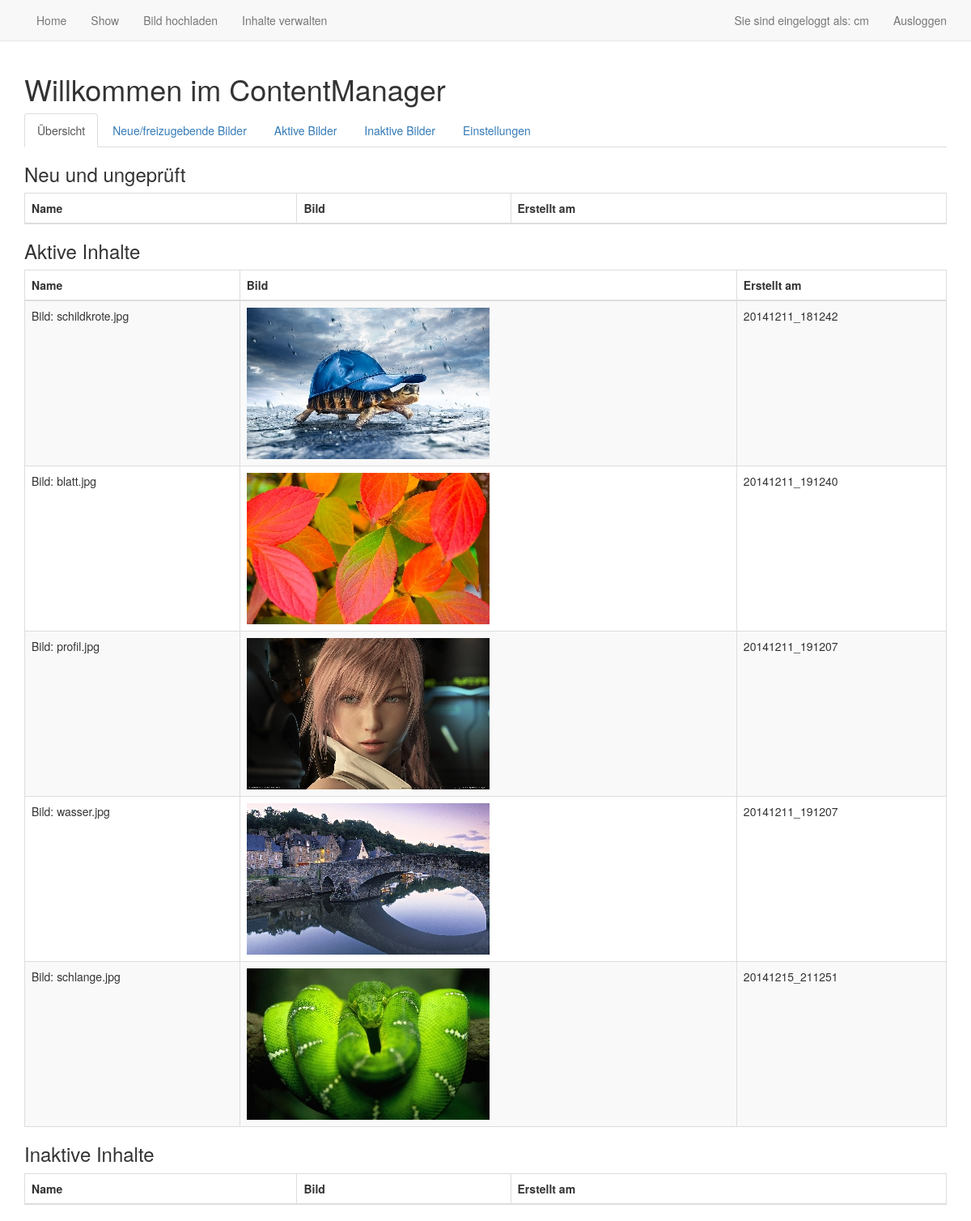
The page /cms.php (signed in) on the database its author committed.
### tables this page shows
CREATE TABLE "bilder" ("lfdnr" INTEGER PRIMARY KEY  NOT NULL , "name" TEXT NOT NULL , "user" INTEGER NOT NULL , "erstzeit" DATETIME NOT NULL  DEFAULT CURRENT_TIMESTAMP, "akt_ab" DATETIME, "akt_bis" DATETIME, "ort" TEXT NOT NULL , "status" INTEGER);

### cms.php (the view, shortened to what this page needs)
<?php
include("header.php");
include("cms_links.php");
?>
<html>
<head>
  <link href="css/bootstrap.min.css" rel="stylesheet">
</head>
<body>
	<div id="cms" class="container">
	<?php
		$db = new SQLite3('db/infosaeule.sqlite');
		if(!$db){
	 		die($db->lastErrorMsg());
	 	}else{
			$results = $db->query("SELECT name, erstzeit,lfdnr from Bilder where status='0' order by 'lfdnr'");
			if($results){
				echo " <b><h3>Neu und ungepr&uuml;ft</h3></b>";
				echo "<table class='table table-striped table-bordered'> ";
				echo "<thead><th>Name</th>";
				echo "<th>Bild</th>";
				echo "<th>Erstellt am</th></thead>";
				echo "</table> ";
	  		}
		$results = $db->query("SELECT name, erstzeit,lfdnr from Bilder where status='1' order by 'lfdnr'");
		if($results){
			echo " <b><h3>Aktive Inhalte</h3></b>";
	  		echo "<table class='table table-striped table-bordered'> ";
		   	echo "<thead><th>Name</th>";
		 	echo "<th>Bild</th>";
		  	echo "<th>Erstellt am</th></thead>";
		  	echo "<tbody>";
	        while ($row = $results->fetchArray()){
	        	echo "<tr><td>Bild: ".$row['name']."</td>";
	            echo "<td><img src='thumbnail/".$row['erstzeit']."-".$row['name']."' alt='".$row['name']."'</td>";
	            echo "<td>".$row['erstzeit']."</td>";
	            echo "</tr>";
			}
			echo"</tbody>";
	  		echo "</table> ";
	  	}
		$results = $db->query("SELECT name, erstzeit,lfdnr from Bilder where status='2' order by 'lfdnr'");
		if($results){
			echo " <b><h3>Inaktive Inhalte</h3></b>";
	    	echo "<table class='table table-striped table-bordered'> ";
	   		echo "<thead><th>Name</th>";
	  		echo "<th>Bild</th>";
	  		echo "<th>Erstellt am</th></thead>";
	  	}
	}
	?>
	</div>
</body>
</html>

### css/nav.css (style rules this page uses)
.container { width: 900px; }
body { padding-top: 70px; }

### rows shown on the page
bilder: name "schildkrote.jpg", erstzeit+name (picture), erstzeit "20141211_181242"
bilder: name "blatt.jpg", erstzeit+name (picture), erstzeit "20141211_191240"
bilder: name "profil.jpg", erstzeit+name (picture), erstzeit "20141211_191207"
bilder: name "wasser.jpg", erstzeit+name (picture), erstzeit "20141211_191207"
bilder: name "schlange.jpg", erstzeit+name (picture), erstzeit "20141215_211251"

### other values the page prints
$_SESSION['rolle'] "cm"
